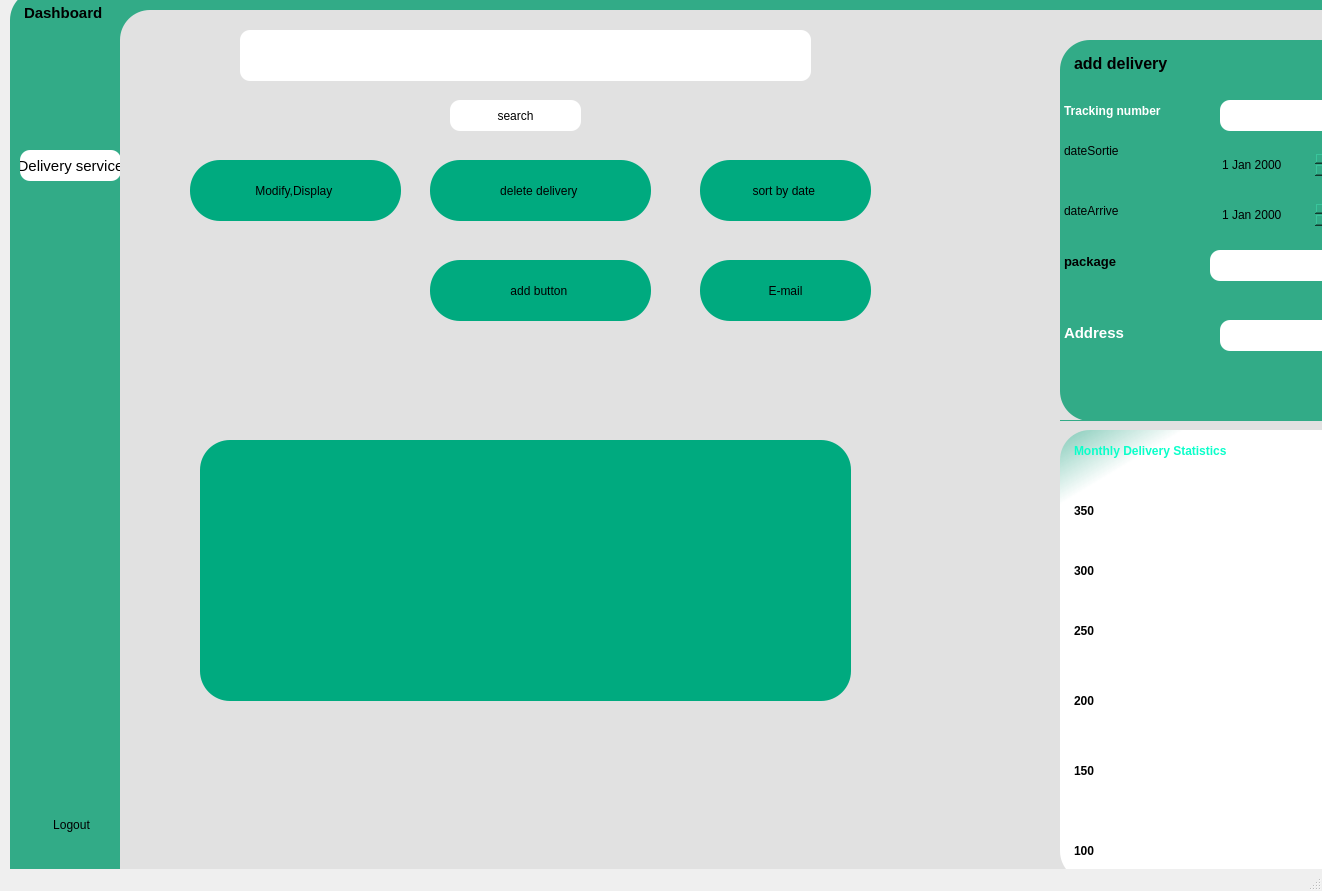
 <widget class="QMainWindow" name="MainWindow">
  <property name="geometry">
   <rect>
    <x>0</x>
    <y>0</y>
    <width>1322</width>
    <height>891</height>
   </rect>
  </property>
  <property name="windowTitle">
   <string>MainWindow</string>
  </property>
  <widget class="QWidget" name="centralwidget">
   <widget class="QWidget" name="widget" native="true">
    <property name="geometry">
     <rect>
      <x>10</x>
      <y>-10</y>
      <width>1531</width>
      <height>931</height>
     </rect>
    </property>
    <property name="styleSheet">
     <string notr="true">
border-radius:30px;
background-color: rgb(50, 171, 135);</string>
    </property>
    <widget class="QPushButton" name="pushButton">
     <property name="enabled">
      <bool>true</bool>
     </property>
     <property name="geometry">
      <rect>
       <x>10</x>
       <y>160</y>
       <width>101</width>
       <height>31</height>
      </rect>
     </property>
     <property name="styleSheet">
      <string notr="true">background-color: qlineargradient(spread:pad, x1:0, y1:0, x2:1, y2:1, stop:0 rgba(255, 255, 255, 255));
color:Black;
border-radius:10px;
font-size:15px;</string>
     </property>
     <property name="text">
      <string>Delivery service</string>
     </property>
     <property name="icon">
      <iconset>
       <normaloff>../../../../Downloads/group.png</normaloff>../../../../Downloads/group.png</iconset>
     </property>
    </widget>
    <widget class="QTextEdit" name="textEdit">
     <property name="geometry">
      <rect>
       <x>10</x>
       <y>10</y>
       <width>101</width>
       <height>61</height>
      </rect>
     </property>
     <property name="styleSheet">
      <string notr="true">background-color: qlineargradient(spread:pad, x1:0, y1:0, x2:1, y2:1, stop:0 rgba(0, 0, 0, 0));</string>
     </property>
     <property name="html">
      <string>&lt;!DOCTYPE HTML PUBLIC &quot;-//W3C//DTD HTML 4.0//EN&quot; &quot;http://www.w3.org/TR/REC-html40/strict.dtd&quot;&gt;
&lt;html&gt;&lt;head&gt;&lt;meta name=&quot;qrichtext&quot; content=&quot;1&quot; /&gt;&lt;meta charset=&quot;utf-8&quot; /&gt;&lt;style type=&quot;text/css&quot;&gt;
p, li { white-space: pre-wrap; }
hr { height: 1px; border-width: 0; }
li.unchecked::marker { content: &quot;\2610&quot;; }
li.checked::marker { content: &quot;\2612&quot;; }
&lt;/style&gt;&lt;/head&gt;&lt;body style=&quot; font-family:'Segoe UI'; font-size:9pt; font-weight:400; font-style:normal;&quot;&gt;
&lt;p style=&quot; margin-top:0px; margin-bottom:0px; margin-left:0px; margin-right:0px; -qt-block-indent:0; text-indent:0px;&quot;&gt;&lt;span style=&quot; font-size:11pt; font-weight:700; color:#000000;&quot;&gt;Dashboard&lt;/span&gt;&lt;/p&gt;&lt;/body&gt;&lt;/html&gt;</string>
     </property>
    </widget>
    <widget class="QWidget" name="widget_2" native="true">
     <property name="geometry">
      <rect>
       <x>110</x>
       <y>20</y>
       <width>1391</width>
       <height>891</height>
      </rect>
     </property>
     <property name="styleSheet">
      <string notr="true">
background-color: rgb(225, 225, 225);
border-radius:30px;</string>
     </property>
     <widget class="QFrame" name="frame">
      <property name="geometry">
       <rect>
        <x>940</x>
        <y>30</y>
        <width>431</width>
        <height>381</height>
       </rect>
      </property>
      <property name="styleSheet">
       <string notr="true">background-color: rgb(255, 255, 255);
background-color: rgb(50, 171, 135);</string>
      </property>
      <property name="frameShape">
       <enum>QFrame::Shape::StyledPanel</enum>
      </property>
      <property name="frameShadow">
       <enum>QFrame::Shadow::Raised</enum>
      </property>
      <widget class="QTextEdit" name="textEdit_3">
       <property name="geometry">
        <rect>
         <x>10</x>
         <y>10</y>
         <width>141</width>
         <height>61</height>
        </rect>
       </property>
       <property name="html">
        <string>&lt;!DOCTYPE HTML PUBLIC &quot;-//W3C//DTD HTML 4.0//EN&quot; &quot;http://www.w3.org/TR/REC-html40/strict.dtd&quot;&gt;
&lt;html&gt;&lt;head&gt;&lt;meta name=&quot;qrichtext&quot; content=&quot;1&quot; /&gt;&lt;meta charset=&quot;utf-8&quot; /&gt;&lt;style type=&quot;text/css&quot;&gt;
p, li { white-space: pre-wrap; }
hr { height: 1px; border-width: 0; }
li.unchecked::marker { content: &quot;\2610&quot;; }
li.checked::marker { content: &quot;\2612&quot;; }
&lt;/style&gt;&lt;/head&gt;&lt;body style=&quot; font-family:'Segoe UI'; font-size:9pt; font-weight:400; font-style:normal;&quot;&gt;
&lt;p style=&quot; margin-top:0px; margin-bottom:0px; margin-left:0px; margin-right:0px; -qt-block-indent:0; text-indent:0px;&quot;&gt;&lt;span style=&quot; font-size:12pt; font-weight:700; color:#000000;&quot;&gt;add delivery&lt;/span&gt;&lt;/p&gt;&lt;/body&gt;&lt;/html&gt;</string>
       </property>
      </widget>
      <widget class="QTextEdit" name="textEdit_4">
       <property name="geometry">
        <rect>
         <x>0</x>
         <y>210</y>
         <width>161</width>
         <height>61</height>
        </rect>
       </property>
       <property name="html">
        <string>&lt;!DOCTYPE HTML PUBLIC &quot;-//W3C//DTD HTML 4.0//EN&quot; &quot;http://www.w3.org/TR/REC-html40/strict.dtd&quot;&gt;
&lt;html&gt;&lt;head&gt;&lt;meta name=&quot;qrichtext&quot; content=&quot;1&quot; /&gt;&lt;meta charset=&quot;utf-8&quot; /&gt;&lt;style type=&quot;text/css&quot;&gt;
p, li { white-space: pre-wrap; }
hr { height: 1px; border-width: 0; }
li.unchecked::marker { content: &quot;\2610&quot;; }
li.checked::marker { content: &quot;\2612&quot;; }
&lt;/style&gt;&lt;/head&gt;&lt;body style=&quot; font-family:'Segoe UI'; font-size:9pt; font-weight:400; font-style:normal;&quot;&gt;
&lt;p style=&quot; margin-top:0px; margin-bottom:0px; margin-left:0px; margin-right:0px; -qt-block-indent:0; text-indent:0px;&quot;&gt;&lt;span style=&quot; font-size:10pt; font-weight:700;&quot;&gt;package&lt;/span&gt;&lt;/p&gt;
&lt;p style=&quot;-qt-paragraph-type:empty; margin-top:0px; margin-bottom:0px; margin-left:0px; margin-right:0px; -qt-block-indent:0; text-indent:0px; font-size:10pt; font-weight:700;&quot;&gt;&lt;br /&gt;&lt;/p&gt;&lt;/body&gt;&lt;/html&gt;</string>
       </property>
      </widget>
      <widget class="QTextEdit" name="textEdit_5">
       <property name="geometry">
        <rect>
         <x>0</x>
         <y>100</y>
         <width>171</width>
         <height>31</height>
        </rect>
       </property>
       <property name="html">
        <string>&lt;!DOCTYPE HTML PUBLIC &quot;-//W3C//DTD HTML 4.0//EN&quot; &quot;http://www.w3.org/TR/REC-html40/strict.dtd&quot;&gt;
&lt;html&gt;&lt;head&gt;&lt;meta name=&quot;qrichtext&quot; content=&quot;1&quot; /&gt;&lt;meta charset=&quot;utf-8&quot; /&gt;&lt;style type=&quot;text/css&quot;&gt;
p, li { white-space: pre-wrap; }
hr { height: 1px; border-width: 0; }
li.unchecked::marker { content: &quot;\2610&quot;; }
li.checked::marker { content: &quot;\2612&quot;; }
&lt;/style&gt;&lt;/head&gt;&lt;body style=&quot; font-family:'Segoe UI'; font-size:9pt; font-weight:400; font-style:normal;&quot;&gt;
&lt;p style=&quot; margin-top:0px; margin-bottom:0px; margin-left:0px; margin-right:0px; -qt-block-indent:0; text-indent:0px;&quot;&gt;dateSortie&lt;/p&gt;&lt;/body&gt;&lt;/html&gt;</string>
       </property>
      </widget>
      <widget class="QTextEdit" name="textEdit_6">
       <property name="geometry">
        <rect>
         <x>0</x>
         <y>160</y>
         <width>171</width>
         <height>31</height>
        </rect>
       </property>
       <property name="html">
        <string>&lt;!DOCTYPE HTML PUBLIC &quot;-//W3C//DTD HTML 4.0//EN&quot; &quot;http://www.w3.org/TR/REC-html40/strict.dtd&quot;&gt;
&lt;html&gt;&lt;head&gt;&lt;meta name=&quot;qrichtext&quot; content=&quot;1&quot; /&gt;&lt;meta charset=&quot;utf-8&quot; /&gt;&lt;style type=&quot;text/css&quot;&gt;
p, li { white-space: pre-wrap; }
hr { height: 1px; border-width: 0; }
li.unchecked::marker { content: &quot;\2610&quot;; }
li.checked::marker { content: &quot;\2612&quot;; }
&lt;/style&gt;&lt;/head&gt;&lt;body style=&quot; font-family:'Segoe UI'; font-size:9pt; font-weight:400; font-style:normal;&quot;&gt;
&lt;p style=&quot; margin-top:0px; margin-bottom:0px; margin-left:0px; margin-right:0px; -qt-block-indent:0; text-indent:0px;&quot;&gt;dateArrive&lt;/p&gt;&lt;/body&gt;&lt;/html&gt;</string>
       </property>
      </widget>
      <widget class="QTextEdit" name="textEdit_7">
       <property name="geometry">
        <rect>
         <x>0</x>
         <y>60</y>
         <width>151</width>
         <height>41</height>
        </rect>
       </property>
       <property name="html">
        <string>&lt;!DOCTYPE HTML PUBLIC &quot;-//W3C//DTD HTML 4.0//EN&quot; &quot;http://www.w3.org/TR/REC-html40/strict.dtd&quot;&gt;
&lt;html&gt;&lt;head&gt;&lt;meta name=&quot;qrichtext&quot; content=&quot;1&quot; /&gt;&lt;meta charset=&quot;utf-8&quot; /&gt;&lt;style type=&quot;text/css&quot;&gt;
p, li { white-space: pre-wrap; }
hr { height: 1px; border-width: 0; }
li.unchecked::marker { content: &quot;\2610&quot;; }
li.checked::marker { content: &quot;\2612&quot;; }
&lt;/style&gt;&lt;/head&gt;&lt;body style=&quot; font-family:'Segoe UI'; font-size:9pt; font-weight:400; font-style:normal;&quot;&gt;
&lt;p style=&quot; margin-top:0px; margin-bottom:0px; margin-left:0px; margin-right:0px; -qt-block-indent:0; text-indent:0px;&quot;&gt;&lt;span style=&quot; font-weight:700; color:#ffffff;&quot;&gt;Tracking number&lt;/span&gt;&lt;/p&gt;&lt;/body&gt;&lt;/html&gt;</string>
       </property>
      </widget>
      <widget class="QTextEdit" name="textEdit_8">
       <property name="geometry">
        <rect>
         <x>0</x>
         <y>280</y>
         <width>171</width>
         <height>41</height>
        </rect>
       </property>
       <property name="html">
        <string>&lt;!DOCTYPE HTML PUBLIC &quot;-//W3C//DTD HTML 4.0//EN&quot; &quot;http://www.w3.org/TR/REC-html40/strict.dtd&quot;&gt;
&lt;html&gt;&lt;head&gt;&lt;meta name=&quot;qrichtext&quot; content=&quot;1&quot; /&gt;&lt;meta charset=&quot;utf-8&quot; /&gt;&lt;style type=&quot;text/css&quot;&gt;
p, li { white-space: pre-wrap; }
hr { height: 1px; border-width: 0; }
li.unchecked::marker { content: &quot;\2610&quot;; }
li.checked::marker { content: &quot;\2612&quot;; }
&lt;/style&gt;&lt;/head&gt;&lt;body style=&quot; font-family:'Segoe UI'; font-size:9pt; font-weight:400; font-style:normal;&quot;&gt;
&lt;p style=&quot; margin-top:0px; margin-bottom:0px; margin-left:0px; margin-right:0px; -qt-block-indent:0; text-indent:0px;&quot;&gt;&lt;span style=&quot; font-size:11pt; font-weight:700; color:#ffffff;&quot;&gt;Address&lt;/span&gt;&lt;/p&gt;&lt;/body&gt;&lt;/html&gt;</string>
       </property>
      </widget>
      <widget class="QTextEdit" name="textEdit_9">
       <property name="geometry">
        <rect>
         <x>0</x>
         <y>380</y>
         <width>71</width>
         <height>31</height>
        </rect>
       </property>
       <property name="html">
        <string>&lt;!DOCTYPE HTML PUBLIC &quot;-//W3C//DTD HTML 4.0//EN&quot; &quot;http://www.w3.org/TR/REC-html40/strict.dtd&quot;&gt;
&lt;html&gt;&lt;head&gt;&lt;meta name=&quot;qrichtext&quot; content=&quot;1&quot; /&gt;&lt;meta charset=&quot;utf-8&quot; /&gt;&lt;style type=&quot;text/css&quot;&gt;
p, li { white-space: pre-wrap; }
hr { height: 1px; border-width: 0; }
li.unchecked::marker { content: &quot;\2610&quot;; }
li.checked::marker { content: &quot;\2612&quot;; }
&lt;/style&gt;&lt;/head&gt;&lt;body style=&quot; font-family:'Segoe UI'; font-size:9pt; font-weight:400; font-style:normal;&quot;&gt;
&lt;p style=&quot; margin-top:0px; margin-bottom:0px; margin-left:0px; margin-right:0px; -qt-block-indent:0; text-indent:0px;&quot;&gt;&lt;span style=&quot; font-size:11pt; font-weight:700; color:#ffffff;&quot;&gt;Type&lt;/span&gt;&lt;/p&gt;&lt;/body&gt;&lt;/html&gt;</string>
       </property>
      </widget>
      <widget class="QLineEdit" name="numSuivLineEdit">
       <property name="geometry">
        <rect>
         <x>160</x>
         <y>60</y>
         <width>181</width>
         <height>31</height>
        </rect>
       </property>
       <property name="styleSheet">
        <string notr="true">background-color: rgb(255, 255, 255);
border-radius:10px;</string>
       </property>
      </widget>
      <widget class="QLineEdit" name="ADDRESSLineEdit">
       <property name="geometry">
        <rect>
         <x>160</x>
         <y>280</y>
         <width>181</width>
         <height>31</height>
        </rect>
       </property>
       <property name="styleSheet">
        <string notr="true">background-color: rgb(255, 255, 255);
border-radius:10px;</string>
       </property>
      </widget>
      <widget class="QLineEdit" name="idProduitLineEdit">
       <property name="geometry">
        <rect>
         <x>150</x>
         <y>210</y>
         <width>181</width>
         <height>31</height>
        </rect>
       </property>
       <property name="styleSheet">
        <string notr="true">background-color: rgb(255, 255, 255);
border-radius:10px;</string>
       </property>
      </widget>
      <widget class="QComboBox" name="comboBox">
       <property name="geometry">
        <rect>
         <x>90</x>
         <y>420</y>
         <width>82</width>
         <height>28</height>
        </rect>
       </property>
       <property name="styleSheet">
        <string notr="true">background-color: rgb(255, 255, 255);</string>
       </property>
       <item>
        <property name="text">
         <string>Particulier</string>
        </property>
       </item>
       <item>
        <property name="text">
         <string>Entreprise</string>
        </property>
       </item>
      </widget>
      <widget class="QDateEdit" name="dateArriveEdit">
       <property name="geometry">
        <rect>
         <x>160</x>
         <y>160</y>
         <width>110</width>
         <height>29</height>
        </rect>
       </property>
      </widget>
      <widget class="QDateEdit" name="dateSortieEdit">
       <property name="geometry">
        <rect>
         <x>160</x>
         <y>110</y>
         <width>110</width>
         <height>29</height>
        </rect>
       </property>
      </widget>
     </widget>
     <widget class="QFrame" name="frame_2">
      <property name="geometry">
       <rect>
        <x>940</x>
        <y>420</y>
        <width>431</width>
        <height>451</height>
       </rect>
      </property>
      <property name="styleSheet">
       <string notr="true">background-color: qlineargradient(spread:pad, x1:0, y1:0, x2:0.0717489, y2:0.125, stop:0 rgba(0, 170, 127, 108), stop:1 rgba(255, 255, 255, 255));</string>
      </property>
      <property name="frameShape">
       <enum>QFrame::Shape::StyledPanel</enum>
      </property>
      <property name="frameShadow">
       <enum>QFrame::Shadow::Raised</enum>
      </property>
      <widget class="QTextEdit" name="textEdit_10">
       <property name="geometry">
        <rect>
         <x>10</x>
         <y>10</y>
         <width>191</width>
         <height>51</height>
        </rect>
       </property>
       <property name="styleSheet">
        <string notr="true">color:black;
background-color: qlineargradient(spread:pad, x1:0, y1:0, x2:1, y2:1, stop:0 rgba(0, 0, 0, 0));</string>
       </property>
       <property name="html">
        <string>&lt;!DOCTYPE HTML PUBLIC &quot;-//W3C//DTD HTML 4.0//EN&quot; &quot;http://www.w3.org/TR/REC-html40/strict.dtd&quot;&gt;
&lt;html&gt;&lt;head&gt;&lt;meta name=&quot;qrichtext&quot; content=&quot;1&quot; /&gt;&lt;meta charset=&quot;utf-8&quot; /&gt;&lt;style type=&quot;text/css&quot;&gt;
p, li { white-space: pre-wrap; }
hr { height: 1px; border-width: 0; }
li.unchecked::marker { content: &quot;\2610&quot;; }
li.checked::marker { content: &quot;\2612&quot;; }
&lt;/style&gt;&lt;/head&gt;&lt;body style=&quot; font-family:'Segoe UI'; font-size:9pt; font-weight:400; font-style:normal;&quot;&gt;
&lt;p style=&quot; margin-top:0px; margin-bottom:0px; margin-left:0px; margin-right:0px; -qt-block-indent:0; text-indent:0px;&quot;&gt;&lt;span style=&quot; font-weight:700; color:#0affca;&quot;&gt;Monthly Delivery Statistics&lt;/span&gt;&lt;/p&gt;&lt;/body&gt;&lt;/html&gt;</string>
       </property>
      </widget>
      <widget class="QTextEdit" name="textEdit_12">
       <property name="geometry">
        <rect>
         <x>10</x>
         <y>410</y>
         <width>41</width>
         <height>31</height>
        </rect>
       </property>
       <property name="styleSheet">
        <string notr="true">background-color: qlineargradient(spread:pad, x1:0, y1:0, x2:1, y2:1, stop:0 rgba(0, 0, 0, 0));</string>
       </property>
       <property name="html">
        <string>&lt;!DOCTYPE HTML PUBLIC &quot;-//W3C//DTD HTML 4.0//EN&quot; &quot;http://www.w3.org/TR/REC-html40/strict.dtd&quot;&gt;
&lt;html&gt;&lt;head&gt;&lt;meta name=&quot;qrichtext&quot; content=&quot;1&quot; /&gt;&lt;meta charset=&quot;utf-8&quot; /&gt;&lt;style type=&quot;text/css&quot;&gt;
p, li { white-space: pre-wrap; }
hr { height: 1px; border-width: 0; }
li.unchecked::marker { content: &quot;\2610&quot;; }
li.checked::marker { content: &quot;\2612&quot;; }
&lt;/style&gt;&lt;/head&gt;&lt;body style=&quot; font-family:'Segoe UI'; font-size:9pt; font-weight:400; font-style:normal;&quot;&gt;
&lt;p style=&quot; margin-top:0px; margin-bottom:0px; margin-left:0px; margin-right:0px; -qt-block-indent:0; text-indent:0px;&quot;&gt;&lt;span style=&quot; font-weight:700;&quot;&gt;100&lt;/span&gt;&lt;/p&gt;&lt;/body&gt;&lt;/html&gt;</string>
       </property>
      </widget>
      <widget class="QTextEdit" name="textEdit_15">
       <property name="geometry">
        <rect>
         <x>10</x>
         <y>70</y>
         <width>41</width>
         <height>31</height>
        </rect>
       </property>
       <property name="styleSheet">
        <string notr="true">background-color: qlineargradient(spread:pad, x1:0, y1:0, x2:1, y2:1, stop:0 rgba(0, 0, 0, 0));</string>
       </property>
       <property name="html">
        <string>&lt;!DOCTYPE HTML PUBLIC &quot;-//W3C//DTD HTML 4.0//EN&quot; &quot;http://www.w3.org/TR/REC-html40/strict.dtd&quot;&gt;
&lt;html&gt;&lt;head&gt;&lt;meta name=&quot;qrichtext&quot; content=&quot;1&quot; /&gt;&lt;meta charset=&quot;utf-8&quot; /&gt;&lt;style type=&quot;text/css&quot;&gt;
p, li { white-space: pre-wrap; }
hr { height: 1px; border-width: 0; }
li.unchecked::marker { content: &quot;\2610&quot;; }
li.checked::marker { content: &quot;\2612&quot;; }
&lt;/style&gt;&lt;/head&gt;&lt;body style=&quot; font-family:'Segoe UI'; font-size:9pt; font-weight:400; font-style:normal;&quot;&gt;
&lt;p style=&quot; margin-top:0px; margin-bottom:0px; margin-left:0px; margin-right:0px; -qt-block-indent:0; text-indent:0px;&quot;&gt;&lt;span style=&quot; font-weight:700;&quot;&gt;350&lt;/span&gt;&lt;/p&gt;&lt;/body&gt;&lt;/html&gt;</string>
       </property>
      </widget>
      <widget class="QTextEdit" name="textEdit_16">
       <property name="geometry">
        <rect>
         <x>10</x>
         <y>130</y>
         <width>41</width>
         <height>31</height>
        </rect>
       </property>
       <property name="styleSheet">
        <string notr="true">background-color: qlineargradient(spread:pad, x1:0, y1:0, x2:1, y2:1, stop:0 rgba(0, 0, 0, 0));</string>
       </property>
       <property name="html">
        <string>&lt;!DOCTYPE HTML PUBLIC &quot;-//W3C//DTD HTML 4.0//EN&quot; &quot;http://www.w3.org/TR/REC-html40/strict.dtd&quot;&gt;
&lt;html&gt;&lt;head&gt;&lt;meta name=&quot;qrichtext&quot; content=&quot;1&quot; /&gt;&lt;meta charset=&quot;utf-8&quot; /&gt;&lt;style type=&quot;text/css&quot;&gt;
p, li { white-space: pre-wrap; }
hr { height: 1px; border-width: 0; }
li.unchecked::marker { content: &quot;\2610&quot;; }
li.checked::marker { content: &quot;\2612&quot;; }
&lt;/style&gt;&lt;/head&gt;&lt;body style=&quot; font-family:'Segoe UI'; font-size:9pt; font-weight:400; font-style:normal;&quot;&gt;
&lt;p style=&quot; margin-top:0px; margin-bottom:0px; margin-left:0px; margin-right:0px; -qt-block-indent:0; text-indent:0px;&quot;&gt;&lt;span style=&quot; font-weight:700;&quot;&gt;300&lt;/span&gt;&lt;/p&gt;&lt;/body&gt;&lt;/html&gt;</string>
       </property>
      </widget>
      <widget class="QTextEdit" name="textEdit_17">
       <property name="geometry">
        <rect>
         <x>10</x>
         <y>190</y>
         <width>41</width>
         <height>31</height>
        </rect>
       </property>
       <property name="styleSheet">
        <string notr="true">background-color: qlineargradient(spread:pad, x1:0, y1:0, x2:1, y2:1, stop:0 rgba(0, 0, 0, 0));</string>
       </property>
       <property name="html">
        <string>&lt;!DOCTYPE HTML PUBLIC &quot;-//W3C//DTD HTML 4.0//EN&quot; &quot;http://www.w3.org/TR/REC-html40/strict.dtd&quot;&gt;
&lt;html&gt;&lt;head&gt;&lt;meta name=&quot;qrichtext&quot; content=&quot;1&quot; /&gt;&lt;meta charset=&quot;utf-8&quot; /&gt;&lt;style type=&quot;text/css&quot;&gt;
p, li { white-space: pre-wrap; }
hr { height: 1px; border-width: 0; }
li.unchecked::marker { content: &quot;\2610&quot;; }
li.checked::marker { content: &quot;\2612&quot;; }
&lt;/style&gt;&lt;/head&gt;&lt;body style=&quot; font-family:'Segoe UI'; font-size:9pt; font-weight:400; font-style:normal;&quot;&gt;
&lt;p style=&quot; margin-top:0px; margin-bottom:0px; margin-left:0px; margin-right:0px; -qt-block-indent:0; text-indent:0px;&quot;&gt;&lt;span style=&quot; font-weight:700;&quot;&gt;250&lt;/span&gt;&lt;/p&gt;&lt;/body&gt;&lt;/html&gt;</string>
       </property>
      </widget>
      <widget class="QTextEdit" name="textEdit_18">
       <property name="geometry">
        <rect>
         <x>10</x>
         <y>260</y>
         <width>41</width>
         <height>31</height>
        </rect>
       </property>
       <property name="styleSheet">
        <string notr="true">background-color: qlineargradient(spread:pad, x1:0, y1:0, x2:1, y2:1, stop:0 rgba(0, 0, 0, 0));</string>
       </property>
       <property name="html">
        <string>&lt;!DOCTYPE HTML PUBLIC &quot;-//W3C//DTD HTML 4.0//EN&quot; &quot;http://www.w3.org/TR/REC-html40/strict.dtd&quot;&gt;
&lt;html&gt;&lt;head&gt;&lt;meta name=&quot;qrichtext&quot; content=&quot;1&quot; /&gt;&lt;meta charset=&quot;utf-8&quot; /&gt;&lt;style type=&quot;text/css&quot;&gt;
p, li { white-space: pre-wrap; }
hr { height: 1px; border-width: 0; }
li.unchecked::marker { content: &quot;\2610&quot;; }
li.checked::marker { content: &quot;\2612&quot;; }
&lt;/style&gt;&lt;/head&gt;&lt;body style=&quot; font-family:'Segoe UI'; font-size:9pt; font-weight:400; font-style:normal;&quot;&gt;
&lt;p style=&quot; margin-top:0px; margin-bottom:0px; margin-left:0px; margin-right:0px; -qt-block-indent:0; text-indent:0px;&quot;&gt;&lt;span style=&quot; font-weight:700;&quot;&gt;200&lt;/span&gt;&lt;/p&gt;&lt;/body&gt;&lt;/html&gt;</string>
       </property>
      </widget>
      <widget class="QTextEdit" name="textEdit_19">
       <property name="geometry">
        <rect>
         <x>10</x>
         <y>330</y>
         <width>61</width>
         <height>61</height>
        </rect>
       </property>
       <property name="styleSheet">
        <string notr="true">background-color: qlineargradient(spread:pad, x1:0, y1:0, x2:1, y2:1, stop:0 rgba(0, 0, 0, 0));</string>
       </property>
       <property name="html">
        <string>&lt;!DOCTYPE HTML PUBLIC &quot;-//W3C//DTD HTML 4.0//EN&quot; &quot;http://www.w3.org/TR/REC-html40/strict.dtd&quot;&gt;
&lt;html&gt;&lt;head&gt;&lt;meta name=&quot;qrichtext&quot; content=&quot;1&quot; /&gt;&lt;meta charset=&quot;utf-8&quot; /&gt;&lt;style type=&quot;text/css&quot;&gt;
p, li { white-space: pre-wrap; }
hr { height: 1px; border-width: 0; }
li.unchecked::marker { content: &quot;\2610&quot;; }
li.checked::marker { content: &quot;\2612&quot;; }
&lt;/style&gt;&lt;/head&gt;&lt;body style=&quot; font-family:'Segoe UI'; font-size:9pt; font-weight:400; font-style:normal;&quot;&gt;
&lt;p style=&quot; margin-top:0px; margin-bottom:0px; margin-left:0px; margin-right:0px; -qt-block-indent:0; text-indent:0px;&quot;&gt;&lt;span style=&quot; font-weight:700;&quot;&gt;150&lt;/span&gt;&lt;/p&gt;
&lt;p style=&quot;-qt-paragraph-type:empty; margin-top:0px; margin-bottom:0px; margin-left:0px; margin-right:0px; -qt-block-indent:0; text-indent:0px; font-weight:700;&quot;&gt;&lt;br /&gt;&lt;/p&gt;&lt;/body&gt;&lt;/html&gt;</string>
       </property>
      </widget>
      <widget class="QTextEdit" name="textEdit_20">
       <property name="geometry">
        <rect>
         <x>530</x>
         <y>450</y>
         <width>41</width>
         <height>31</height>
        </rect>
       </property>
       <property name="styleSheet">
        <string notr="true">background-color: qlineargradient(spread:pad, x1:0, y1:0, x2:1, y2:1, stop:0 rgba(0, 0, 0, 0));
color:black;</string>
       </property>
       <property name="html">
        <string>&lt;!DOCTYPE HTML PUBLIC &quot;-//W3C//DTD HTML 4.0//EN&quot; &quot;http://www.w3.org/TR/REC-html40/strict.dtd&quot;&gt;
&lt;html&gt;&lt;head&gt;&lt;meta name=&quot;qrichtext&quot; content=&quot;1&quot; /&gt;&lt;meta charset=&quot;utf-8&quot; /&gt;&lt;style type=&quot;text/css&quot;&gt;
p, li { white-space: pre-wrap; }
hr { height: 1px; border-width: 0; }
li.unchecked::marker { content: &quot;\2610&quot;; }
li.checked::marker { content: &quot;\2612&quot;; }
&lt;/style&gt;&lt;/head&gt;&lt;body style=&quot; font-family:'Segoe UI'; font-size:9pt; font-weight:400; font-style:normal;&quot;&gt;
&lt;p style=&quot; margin-top:0px; margin-bottom:0px; margin-left:0px; margin-right:0px; -qt-block-indent:0; text-indent:0px;&quot;&gt;&lt;span style=&quot; font-weight:700;&quot;&gt;Mon&lt;/span&gt;&lt;/p&gt;&lt;/body&gt;&lt;/html&gt;</string>
       </property>
      </widget>
      <widget class="QTextEdit" name="textEdit_21">
       <property name="geometry">
        <rect>
         <x>440</x>
         <y>450</y>
         <width>41</width>
         <height>31</height>
        </rect>
       </property>
       <property name="styleSheet">
        <string notr="true">background-color: qlineargradient(spread:pad, x1:0, y1:0, x2:1, y2:1, stop:0 rgba(0, 0, 0, 0));
color:black;</string>
       </property>
       <property name="html">
        <string>&lt;!DOCTYPE HTML PUBLIC &quot;-//W3C//DTD HTML 4.0//EN&quot; &quot;http://www.w3.org/TR/REC-html40/strict.dtd&quot;&gt;
&lt;html&gt;&lt;head&gt;&lt;meta name=&quot;qrichtext&quot; content=&quot;1&quot; /&gt;&lt;meta charset=&quot;utf-8&quot; /&gt;&lt;style type=&quot;text/css&quot;&gt;
p, li { white-space: pre-wrap; }
hr { height: 1px; border-width: 0; }
li.unchecked::marker { content: &quot;\2610&quot;; }
li.checked::marker { content: &quot;\2612&quot;; }
&lt;/style&gt;&lt;/head&gt;&lt;body style=&quot; font-family:'Segoe UI'; font-size:9pt; font-weight:400; font-style:normal;&quot;&gt;
&lt;p style=&quot; margin-top:0px; margin-bottom:0px; margin-left:0px; margin-right:0px; -qt-block-indent:0; text-indent:0px;&quot;&gt;&lt;span style=&quot; font-weight:700;&quot;&gt;Sun&lt;/span&gt;&lt;/p&gt;&lt;/body&gt;&lt;/html&gt;</string>
       </property>
      </widget>
      <widget class="QLabel" name="label">
       <property name="geometry">
        <rect>
         <x>80</x>
         <y>10</y>
         <width>41</width>
         <height>21</height>
        </rect>
       </property>
       <property name="styleSheet">
        <string notr="true">background-color: qlineargradient(spread:pad, x1:0, y1:0, x2:1, y2:1, stop:0 rgba(0, 0, 0, 0));</string>
       </property>
       <property name="text">
        <string/>
       </property>
       <property name="pixmap">
        <pixmap>../../../../Downloads/statistical-graphic.png</pixmap>
       </property>
       <property name="scaledContents">
        <bool>true</bool>
       </property>
      </widget>
     </widget>
     <widget class="QTableView" name="tableView">
      <property name="geometry">
       <rect>
        <x>80</x>
        <y>430</y>
        <width>651</width>
        <height>261</height>
       </rect>
      </property>
      <property name="styleSheet">
       <string notr="true">background-color: rgb(255, 255, 255);
background-color: rgb(0, 170, 127);</string>
      </property>
     </widget>
     <widget class="QPushButton" name="deleteButton">
      <property name="geometry">
       <rect>
        <x>310</x>
        <y>150</y>
        <width>221</width>
        <height>61</height>
       </rect>
      </property>
      <property name="styleSheet">
       <string notr="true">background-color: rgb(255, 255, 255);
background-color: rgb(0, 170, 127);</string>
      </property>
      <property name="text">
       <string>delete delivery </string>
      </property>
     </widget>
     <widget class="QPushButton" name="addButton">
      <property name="geometry">
       <rect>
        <x>310</x>
        <y>250</y>
        <width>221</width>
        <height>61</height>
       </rect>
      </property>
      <property name="styleSheet">
       <string notr="true">background-color: rgb(255, 255, 255);
background-color: rgb(0, 170, 127);</string>
      </property>
      <property name="text">
       <string>add button </string>
      </property>
     </widget>
     <widget class="QPushButton" name="modifyButton">
      <property name="geometry">
       <rect>
        <x>70</x>
        <y>150</y>
        <width>211</width>
        <height>61</height>
       </rect>
      </property>
      <property name="styleSheet">
       <string notr="true">background-color: rgb(255, 255, 255);
background-color: rgb(0, 170, 127);</string>
      </property>
      <property name="text">
       <string>Modify,Display </string>
      </property>
     </widget>
     <widget class="QPushButton" name="pushButton_6">
      <property name="geometry">
       <rect>
        <x>580</x>
        <y>150</y>
        <width>171</width>
        <height>61</height>
       </rect>
      </property>
      <property name="styleSheet">
       <string notr="true">background-color: rgb(255, 255, 255);
background-color: rgb(0, 170, 127);</string>
      </property>
      <property name="text">
       <string>sort by date </string>
      </property>
     </widget>
     <widget class="QPushButton" name="pushButton_7">
      <property name="geometry">
       <rect>
        <x>580</x>
        <y>250</y>
        <width>171</width>
        <height>61</height>
       </rect>
      </property>
      <property name="styleSheet">
       <string notr="true">background-color: rgb(255, 255, 255);
background-color: rgb(0, 170, 127);</string>
      </property>
      <property name="text">
       <string>E-mail</string>
      </property>
     </widget>
     <widget class="QPushButton" name="searchButton">
      <property name="geometry">
       <rect>
        <x>330</x>
        <y>90</y>
        <width>131</width>
        <height>31</height>
       </rect>
      </property>
      <property name="styleSheet">
       <string notr="true">background-color: rgb(255, 255, 255);
border-radius:10px;</string>
      </property>
      <property name="text">
       <string>search</string>
      </property>
     </widget>
     <widget class="QLineEdit" name="recherche">
      <property name="geometry">
       <rect>
        <x>120</x>
        <y>20</y>
        <width>571</width>
        <height>51</height>
       </rect>
      </property>
      <property name="styleSheet">
       <string notr="true">background-color: rgb(255, 255, 255);
border-radius:10px;
</string>
      </property>
     </widget>
    </widget>
    <widget class="QPushButton" name="pushButton_2">
     <property name="geometry">
      <rect>
       <x>20</x>
       <y>820</y>
       <width>83</width>
       <height>29</height>
      </rect>
     </property>
     <property name="text">
      <string>Logout</string>
     </property>
     <property name="icon">
      <iconset theme="QIcon::ThemeIcon::SystemShutdown"/>
     </property>
    </widget>
   </widget>
  </widget>
  <widget class="QMenuBar" name="menubar">
   <property name="geometry">
    <rect>
     <x>0</x>
     <y>0</y>
     <width>1322</width>
     <height>25</height>
    </rect>
   </property>
  </widget>
  <widget class="QStatusBar" name="statusbar"/>
 </widget>
